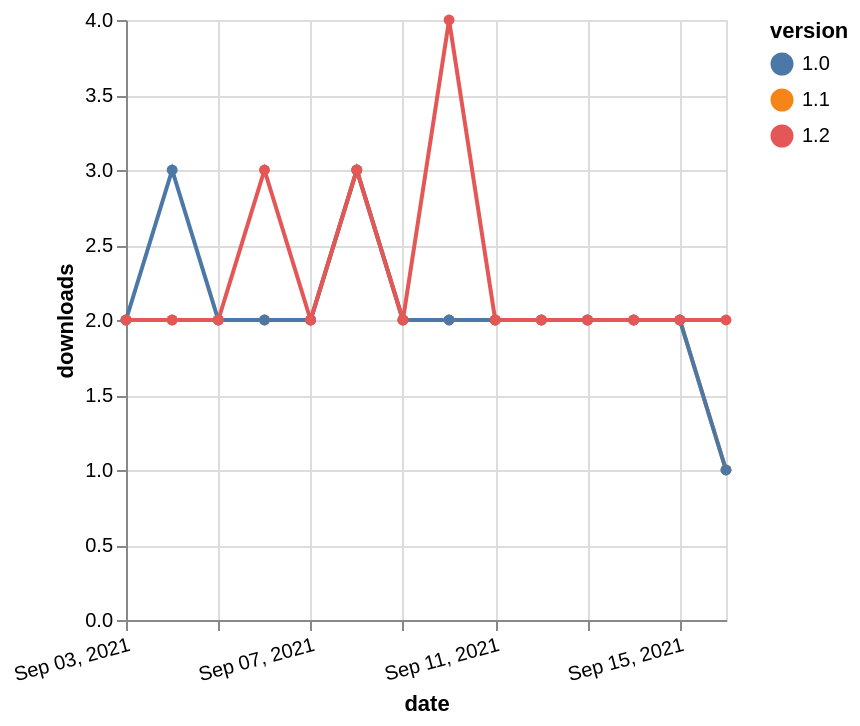

This figure's Vega-Lite source:
### Vega-Lite specification from a JSON file in a GitHub repository (floating-point values rounded to 4 significant figures)
{"$schema": "https://vega.github.io/schema/vega-lite/v5.json", "description": "A simple bar chart with embedded data.", "data": {"values": [{"date": "2021-09-03", "total": 2101, "delta": 2, "version": "1.1"}, {"date": "2021-09-04", "total": 2103, "delta": 2, "version": "1.1"}, {"date": "2021-09-05", "total": 2105, "delta": 2, "version": "1.1"}, {"date": "2021-09-06", "total": 2107, "delta": 2, "version": "1.1"}, {"date": "2021-09-07", "total": 2109, "delta": 2, "version": "1.1"}, {"date": "2021-09-08", "total": 2112, "delta": 3, "version": "1.1"}, {"date": "2021-09-09", "total": 2114, "delta": 2, "version": "1.1"}, {"date": "2021-09-10", "total": 2116, "delta": 2, "version": "1.1"}, {"date": "2021-09-11", "total": 2118, "delta": 2, "version": "1.1"}, {"date": "2021-09-12", "total": 2120, "delta": 2, "version": "1.1"}, {"date": "2021-09-13", "total": 2122, "delta": 2, "version": "1.1"}, {"date": "2021-09-14", "total": 2124, "delta": 2, "version": "1.1"}, {"date": "2021-09-15", "total": 2126, "delta": 2, "version": "1.1"}, {"date": "2021-09-16", "total": 2127, "delta": 1, "version": "1.1"}, {"date": "2021-09-03", "total": 2179, "delta": 2, "version": "1.0"}, {"date": "2021-09-04", "total": 2182, "delta": 3, "version": "1.0"}, {"date": "2021-09-05", "total": 2184, "delta": 2, "version": "1.0"}, {"date": "2021-09-06", "total": 2186, "delta": 2, "version": "1.0"}, {"date": "2021-09-07", "total": 2188, "delta": 2, "version": "1.0"}, {"date": "2021-09-08", "total": 2191, "delta": 3, "version": "1.0"}, {"date": "2021-09-09", "total": 2193, "delta": 2, "version": "1.0"}, {"date": "2021-09-10", "total": 2195, "delta": 2, "version": "1.0"}, {"date": "2021-09-11", "total": 2197, "delta": 2, "version": "1.0"}, {"date": "2021-09-12", "total": 2199, "delta": 2, "version": "1.0"}, {"date": "2021-09-13", "total": 2201, "delta": 2, "version": "1.0"}, {"date": "2021-09-14", "total": 2203, "delta": 2, "version": "1.0"}, {"date": "2021-09-15", "total": 2205, "delta": 2, "version": "1.0"}, {"date": "2021-09-16", "total": 2206, "delta": 1, "version": "1.0"}, {"date": "2021-09-03", "total": 2128, "delta": 2, "version": "1.2"}, {"date": "2021-09-04", "total": 2130, "delta": 2, "version": "1.2"}, {"date": "2021-09-05", "total": 2132, "delta": 2, "version": "1.2"}, {"date": "2021-09-06", "total": 2135, "delta": 3, "version": "1.2"}, {"date": "2021-09-07", "total": 2137, "delta": 2, "version": "1.2"}, {"date": "2021-09-08", "total": 2140, "delta": 3, "version": "1.2"}, {"date": "2021-09-09", "total": 2142, "delta": 2, "version": "1.2"}, {"date": "2021-09-10", "total": 2146, "delta": 4, "version": "1.2"}, {"date": "2021-09-11", "total": 2148, "delta": 2, "version": "1.2"}, {"date": "2021-09-12", "total": 2150, "delta": 2, "version": "1.2"}, {"date": "2021-09-13", "total": 2152, "delta": 2, "version": "1.2"}, {"date": "2021-09-14", "total": 2154, "delta": 2, "version": "1.2"}, {"date": "2021-09-15", "total": 2156, "delta": 2, "version": "1.2"}, {"date": "2021-09-16", "total": 2158, "delta": 2, "version": "1.2"}]}, "width": "container", "mark": {"type": "line", "point": {"filled": true}}, "encoding": {"x": {"field": "date", "type": "temporal", "timeUnit": "yearmonthdate", "title": "date", "axis": {"labelAngle": -15}}, "y": {"field": "delta", "type": "quantitative", "title": "downloads"}, "color": {"field": "version", "type": "nominal"}, "tooltip": {"field": "delta"}}}
